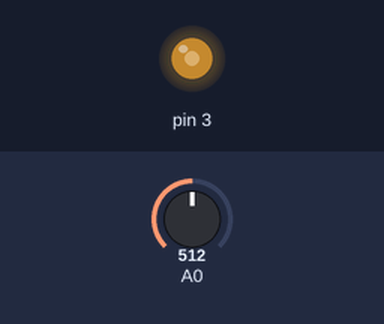
The sketch below on a simulated Arduino Uno, built with avr-gcc and run on an emulated ATmega328P. Shown: output pins drawn as LEDs (lit = HIGH). The test bench sets the inputs (shaded band); at power-on: A0 = 512.

Above: at 1.2 s.
1.3 s: A0 set to 716
At 2.0 s:
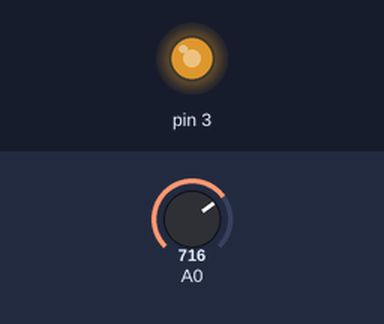
2.8 s: A0 set to 900
At 3.1 s:
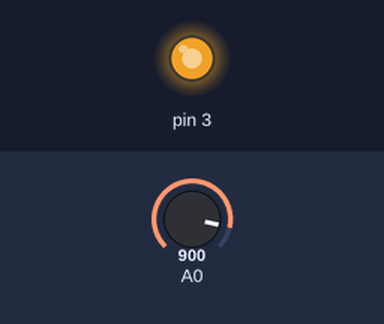
4.3 s: A0 set to 122
At 5.5 s:
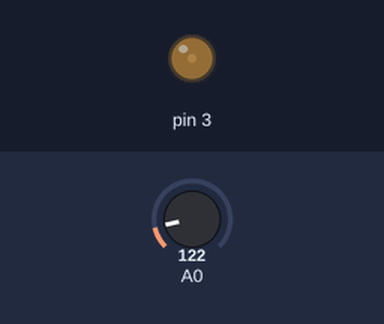
5.8 s: A0 set to 0
At 6.6 s:
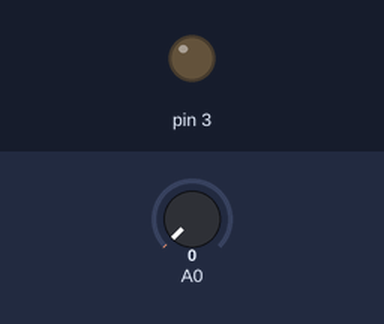
7.3 s: A0 set to 511
At 7.7 s:
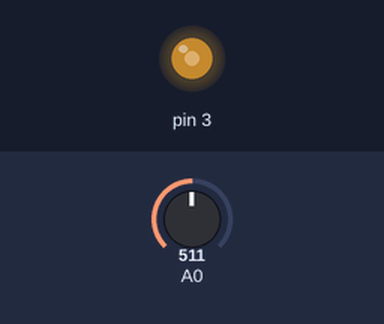
Timing chart, 0 to 9.8 s (numbered marks = the images above; inputs shaded):
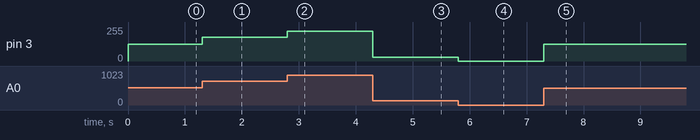

Measured:
- after the input at 1.3 s, pin 3: 127/255 → 178/255 at once
- after the input at 2.8 s, pin 3: 178/255 → 224/255 at once
- after the input at 4.3 s, pin 3: 224/255 → 30/255 at once
- after the input at 5.8 s, pin 3: 30/255 → 0/255 at once
- after the input at 7.3 s, pin 3: 0/255 → 127/255 at once

The sketch:

Code.ino
```cpp
void setup() {
  pinMode(3, OUTPUT);
  pinMode(A0, INPUT);
}

void loop() {
  int deger = analogRead(A0);
  deger = map(deger,0,1023,0,255);
  analogWrite(3, deger);
}
```
